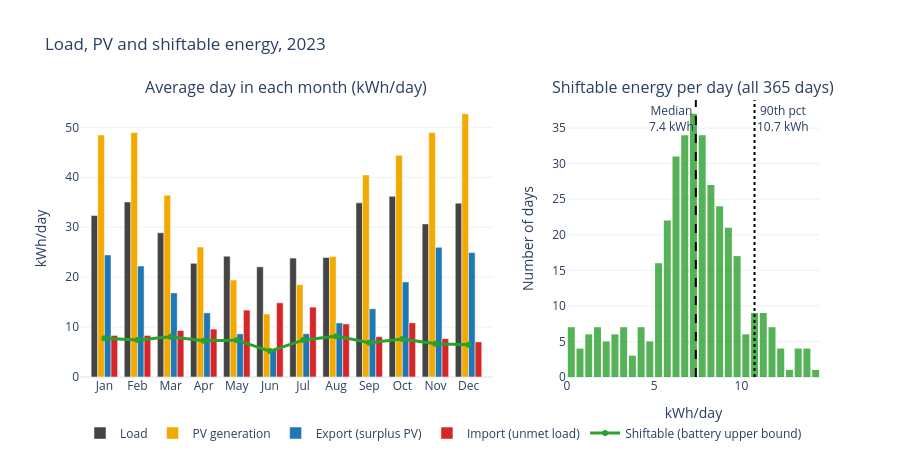

Write notebook code for a chart like this one.
### Code cell
# Figure 4.1 - Monthly average daily energy (2023) and what a battery could shift
months = pd.to_datetime(monthly.index.astype(str), format="%m").strftime("%b")
fig = make_subplots(rows=1, cols=2, column_widths=[0.62, 0.38], horizontal_spacing=0.1,
                    subplot_titles=("Average day in each month (kWh/day)", "Shiftable energy per day (all 365 days)"))
for col, name, colour in [("load", "Load", "#444444"), ("pv", "PV generation", "#f2a900"),
                          ("export", "Export (surplus PV)", "#1f77b4"), ("import", "Import (unmet load)", "#d62728")]:
    fig.add_trace(go.Bar(x=months, y=monthly[col], name=name, marker_color=colour), row=1, col=1)
fig.add_trace(go.Scatter(x=months, y=monthly["shiftable"], name="Shiftable (battery upper bound)",
                         mode="lines+markers", line=dict(color="#2ca02c", width=3)), row=1, col=1)
fig.add_trace(go.Histogram(x=bal["shiftable"], nbinsx=30, marker_color="#2ca02c", opacity=0.8, showlegend=False), row=1, col=2)
for q, dash, label, side in [(0.5, "dash", "Median", "top left"), (0.9, "dot", "90th pct", "top right")]:
    v = bal["shiftable"].quantile(q)
    fig.add_vline(x=v, line_dash=dash, line_color="black", row=1, col=2,
                  annotation_text=f"{label}<br>{v:.1f} kWh", annotation_position=side)
fig.update_xaxes(title_text="kWh/day", row=1, col=2)
fig.update_yaxes(title_text="kWh/day", row=1, col=1)
fig.update_yaxes(title_text="Number of days", row=1, col=2)
fig.update_layout(title="Load, PV and shiftable energy, 2023", barmode="group", template="plotly_white", height=460,
                  legend=dict(orientation="h", yanchor="top", y=-0.15, x=0))
fig.show()

### Figure 1 — Plotly figure (JSON) as saved in the notebook; plotly's stock layout.template omitted (floating-point values rounded to 4 significant figures; data arrays with more than 128 entries replaced by an {"elided": "..."} marker saying what was removed)
{"data": [{"marker": {"color": "#444444"}, "name": "Load", "type": "bar", "x": ["Jan", "Feb", "Mar", "Apr", "May", "Jun", "Jul", "Aug", "Sep", "Oct", "Nov", "Dec"], "xaxis": "x", "y": [32.34, 35.05, 28.89, 22.77, 24.18, 22.07, 23.82, 23.93, 34.87, 36.19, 30.66, 34.82], "yaxis": "y"}, {"marker": {"color": "#f2a900"}, "name": "PV generation", "type": "bar", "x": ["Jan", "Feb", "Mar", "Apr", "May", "Jun", "Jul", "Aug", "Sep", "Oct", "Nov", "Dec"], "xaxis": "x", "y": [48.46, 48.97, 36.42, 26.02, 19.41, 12.61, 18.49, 24.14, 40.46, 44.38, 48.95, 52.7], "yaxis": "y"}, {"marker": {"color": "#1f77b4"}, "name": "Export (surplus PV)", "type": "bar", "x": ["Jan", "Feb", "Mar", "Apr", "May", "Jun", "Jul", "Aug", "Sep", "Oct", "Nov", "Dec"], "xaxis": "x", "y": [24.44, 22.23, 16.84, 12.84, 8.631, 5.402, 8.664, 10.83, 13.66, 19.04, 25.97, 24.92], "yaxis": "y"}, {"marker": {"color": "#d62728"}, "name": "Import (unmet load)", "type": "bar", "x": ["Jan", "Feb", "Mar", "Apr", "May", "Jun", "Jul", "Aug", "Sep", "Oct", "Nov", "Dec"], "xaxis": "x", "y": [8.325, 8.318, 9.311, 9.595, 13.4, 14.86, 13.99, 10.62, 8.071, 10.84, 7.682, 7.038], "yaxis": "y"}, {"line": {"color": "#2ca02c", "width": 3}, "mode": "lines+markers", "name": "Shiftable (battery upper bound)", "type": "scatter", "x": ["Jan", "Feb", "Mar", "Apr", "May", "Jun", "Jul", "Aug", "Sep", "Oct", "Nov", "Dec"], "xaxis": "x", "y": [7.744, 7.401, 8.071, 7.265, 7.374, 5.19, 7.385, 8.181, 6.881, 7.601, 6.656, 6.456], "yaxis": "y"}, {"marker": {"color": "#2ca02c"}, "nbinsx": 30, "opacity": 0.8, "showlegend": false, "type": "histogram", "x": {"elided": "365 float values"}, "xaxis": "x2", "yaxis": "y2"}], "layout": {"annotations": [{"font": {"size": 16}, "showarrow": false, "text": "Average day in each month (kWh/day)", "x": 0.279, "xanchor": "center", "xref": "paper", "y": 1, "yanchor": "bottom", "yref": "paper"}, {"font": {"size": 16}, "showarrow": false, "text": "Shiftable energy per day (all 365 days)", "x": 0.829, "xanchor": "center", "xref": "paper", "y": 1, "yanchor": "bottom", "yref": "paper"}, {"showarrow": false, "text": "Median<br>7.4 kWh", "x": 7.385, "xanchor": "right", "xref": "x2", "y": 1, "yanchor": "top", "yref": "y2 domain"}, {"showarrow": false, "text": "90th pct<br>10.7 kWh", "x": 10.75, "xanchor": "left", "xref": "x2", "y": 1, "yanchor": "top", "yref": "y2 domain"}], "barmode": "group", "height": 460, "legend": {"orientation": "h", "x": 0, "y": -0.15, "yanchor": "top"}, "shapes": [{"line": {"color": "black", "dash": "dash"}, "type": "line", "x0": 7.385, "x1": 7.385, "xref": "x2", "y0": 0, "y1": 1, "yref": "y2 domain"}, {"line": {"color": "black", "dash": "dot"}, "type": "line", "x0": 10.75, "x1": 10.75, "xref": "x2", "y0": 0, "y1": 1, "yref": "y2 domain"}], "title": {"text": "Load, PV and shiftable energy, 2023"}, "xaxis": {"anchor": "y", "domain": [0, 0.558]}, "xaxis2": {"anchor": "y2", "domain": [0.658, 1], "title": {"text": "kWh/day"}}, "yaxis": {"anchor": "x", "domain": [0, 1], "title": {"text": "kWh/day"}}, "yaxis2": {"anchor": "x2", "domain": [0, 1], "title": {"text": "Number of days"}}}}
